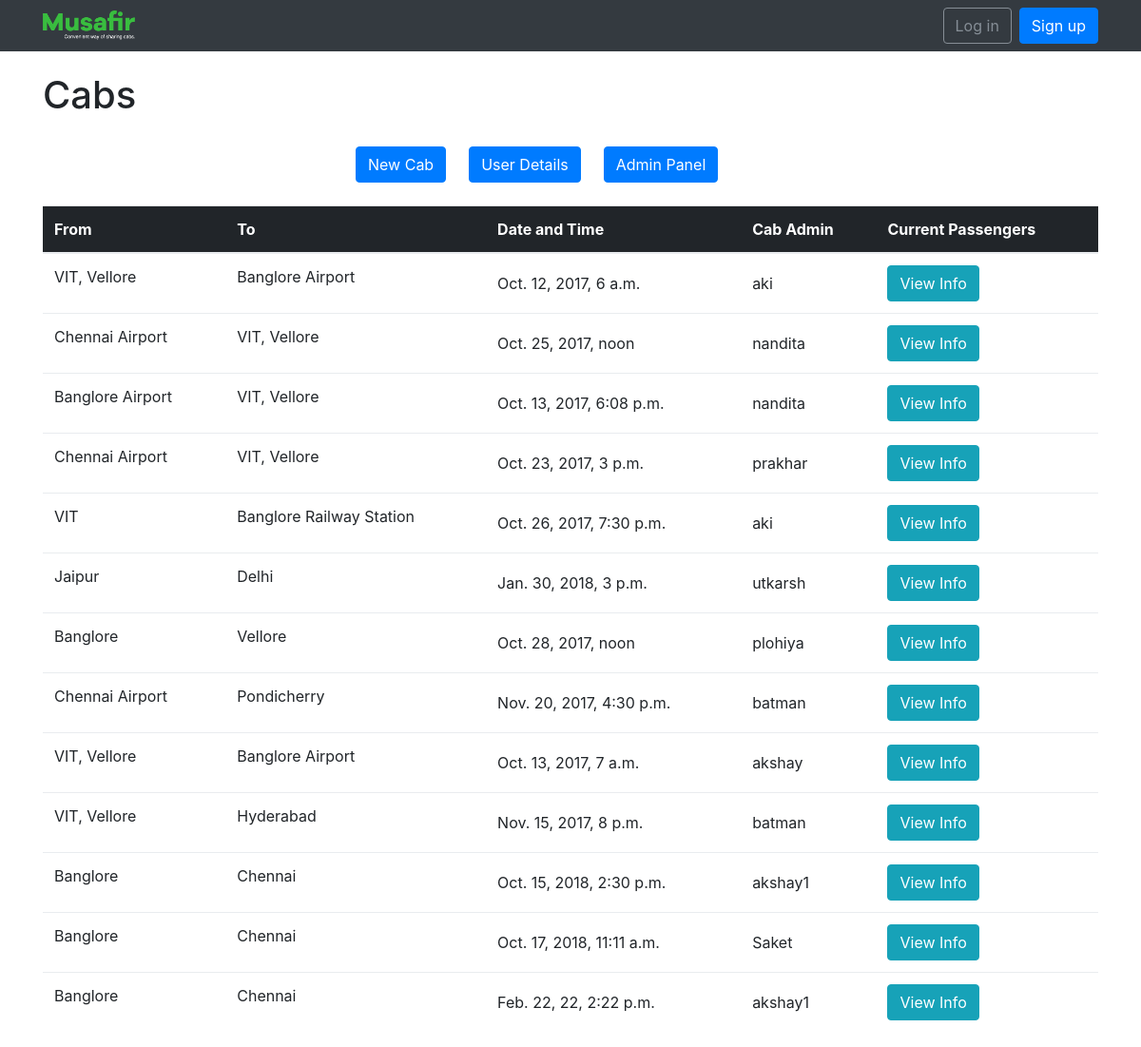
The page / on the database its author committed.
### cabshare/models.py (models this page shows)
class Cab(models.Model):
    source = models.CharField(max_length=20)
    destination = models.CharField(max_length=20)
    dep_date_time = models.DateTimeField()
    size = models.IntegerField()
    cab_admin = models.ForeignKey(User,on_delete = models.CASCADE,related_name='cab_admin')
    created_at = models.DateTimeField(auto_now_add=True)

### cabshare/views.py (the view)
# urls.py: url(r'^$', views.view_cabs, name='home'),
def view_cabs(request):
    cabs = Cab.objects.all()
    return render(request, 'view_cabs.html', {'cabs': cabs})

### templates/view_cabs.html
{% extends 'base.html' %}
{% block content %}
    <div class = "container">
        <br>
        <h1>Cabs</h1>
        <br>
        <div class="row mx-auto" style="width: 500px;">
        {% if user.is_authenticated %}
        <div class="ml-4 mb-4">
                <a href="{% url 'new_cab' username=user.username %}" class="btn btn-primary">New Cab</a>
        </div>
        <div class="ml-4 mb-4">
                <a href="{% url 'user_details' username=user.username %}" class="btn btn-primary">User Details</a>
        </div>
        <div class="ml-4 mb-4">
                <a href="{% url 'cab_admin_panel' username=user.username %}" class="btn btn-primary">Admin Panel</a>
        </div>
        {% else %}
        <div class="ml-4 mb-4">
                <a href="{% url 'login' %}" class="btn btn-primary">New Cab</a>
        </div>
        <div class="ml-4 mb-4">
                <a href="{% url 'login'%}" class="btn btn-primary">User Details</a>
        </div>
        <div class="ml-4 mb-4">
                <a href="{% url 'login'%}" class="btn btn-primary">Admin Panel</a>
        </div>
        {% endif %}
    </div>
            <table class="table">
                <thead class="thead-inverse">
                <tr>
                    <th>From</th>
                    <th>To</th>
                    <th>Date and Time</th>
                    <th>Cab Admin</th>
                    <th>Current Passengers</th>
                </tr>
                </thead>
                <tbody>
                {% for cabs in cabs %}
                    <tr>
                    <td> {{ cabs.source }} </td>
                    <td> {{ cabs.destination }} </td>
                    <td class="align-middle"> {{ cabs.dep_date_time }} </td>
                    <td class="align-middle">
                        {{ cabs.cab_admin}} </td>
                    <td class="align-middle"> <a href="{% url 'cab_info' cabs.pk %}"><button class="btn btn-info">View Info</button></a></td>
                    </tr>
                {% endfor %}
                </tbody>
            </table>
        </div>
{% endblock %}

### rows shown on the page
Cab: source "VIT, Vellore", destination "Banglore Airport", dep_date_time "Oct. 12, 2017, 6 a.m.", cab_admin "aki"
Cab: source "Chennai Airport", destination "VIT, Vellore", dep_date_time "Oct. 25, 2017, noon", cab_admin "nandita"
Cab: source "Banglore Airport", destination "VIT, Vellore", dep_date_time "Oct. 13, 2017, 6:08 p.m.", cab_admin "nandita"
Cab: source "Chennai Airport", destination "VIT, Vellore", dep_date_time "Oct. 23, 2017, 3 p.m.", cab_admin "prakhar"
Cab: source "VIT", destination "Banglore Railway Station", dep_date_time "Oct. 26, 2017, 7:30 p.m.", cab_admin "aki"
Cab: source "Jaipur", destination "Delhi", dep_date_time "Jan. 30, 2018, 3 p.m.", cab_admin "utkarsh"
Cab: source "Banglore", destination "Vellore", dep_date_time "Oct. 28, 2017, noon", cab_admin "plohiya"
Cab: source "Chennai Airport", destination "Pondicherry", dep_date_time "Nov. 20, 2017, 4:30 p.m.", cab_admin "batman"
Cab: source "VIT, Vellore", destination "Banglore Airport", dep_date_time "Oct. 13, 2017, 7 a.m.", cab_admin "akshay"
Cab: source "VIT, Vellore", destination "Hyderabad", dep_date_time "Nov. 15, 2017, 8 p.m.", cab_admin "batman"
Cab: source "Banglore", destination "Chennai", dep_date_time "Oct. 15, 2018, 2:30 p.m.", cab_admin "akshay1"
Cab: source "Banglore", destination "Chennai", dep_date_time "Oct. 17, 2018, 11:11 a.m.", cab_admin "Saket"
Cab: source "Banglore", destination "Chennai", dep_date_time "Feb. 22, 22, 2:22 p.m.", cab_admin "akshay1"
